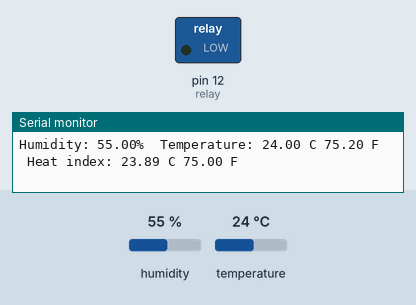
A sketch run on a simulated Arduino Uno, built with avr-gcc and run on an emulated ATmega328P. Parts: switched loads named in the sketch (green lamp = pin HIGH), the last lines printed to the serial monitor. The inputs (shaded band) are chosen by the test bench; at power-on: humidity 55 %, temperature 24 °C.

Above: at 6.8 s.
6.9 s: humidity set to 69 %
11.4 s: humidity set to 72 %
At 13.4 s:
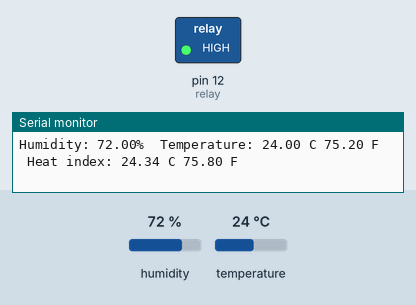
15.9 s: humidity set to 22 %
At 19.3 s:
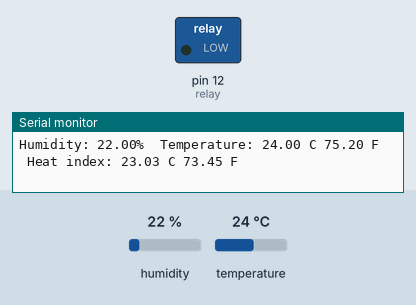
20.4 s: humidity set to 88 %
At 22.3 s:
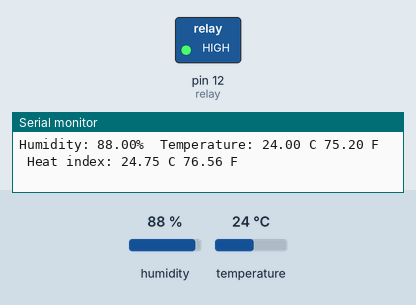
Timing chart, 0 to 23.8 s (numbered marks = the images above; inputs shaded):
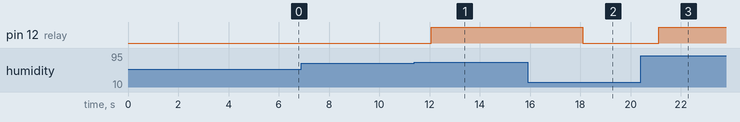

The sketch:

DTH.ino
```cpp
#include "DHT.h"

#define DHTPIN 2
#define DHTTYPE DHT22

DHT dht(DHTPIN, DHTTYPE);
void setup() {
  Serial.begin(9600);
  Serial.println(F("DHTxx test!"));
  dht.begin();
  pinMode(12,OUTPUT);    //relay
}

void loop() {
  delay(3000);
  float h = dht.readHumidity();
  float t = dht.readTemperature();
  float f = dht.readTemperature(true);

  if (isnan(h) || isnan(t) || isnan(f)) {
    Serial.println(F("Failed to read from DHT sensor!"));
    return;
  }

  float hif = dht.computeHeatIndex(f, h);
  float hic = dht.computeHeatIndex(t, h, false);

     if(t >= 26 || h > 70) {
        digitalWrite(12,HIGH);
     }
     else {
        digitalWrite(12,LOW);
     }

  Serial.print(F("Humidity: "));
  Serial.print(h);
  Serial.print(F("%  Temperature: "));
  Serial.print(t);
  Serial.print(F(" C "));
  Serial.print(f);
  Serial.print(F(" F  Heat index: "));
  Serial.print(hic);
  Serial.print(F(" C "));
  Serial.print(hif);
  Serial.println(F(" F"));
}
```

Measured:
- the behaviour switches between 70 and 71 % on humidity (found by bisection; images 0 and 1)
- after the input at 11.4 s, pin 12 (relay): LOW → HIGH after 0.66 s
- after the input at 15.9 s, pin 12 (relay): HIGH → LOW after 2.2 s
- after the input at 20.4 s, pin 12 (relay): LOW → HIGH after 0.71 s
